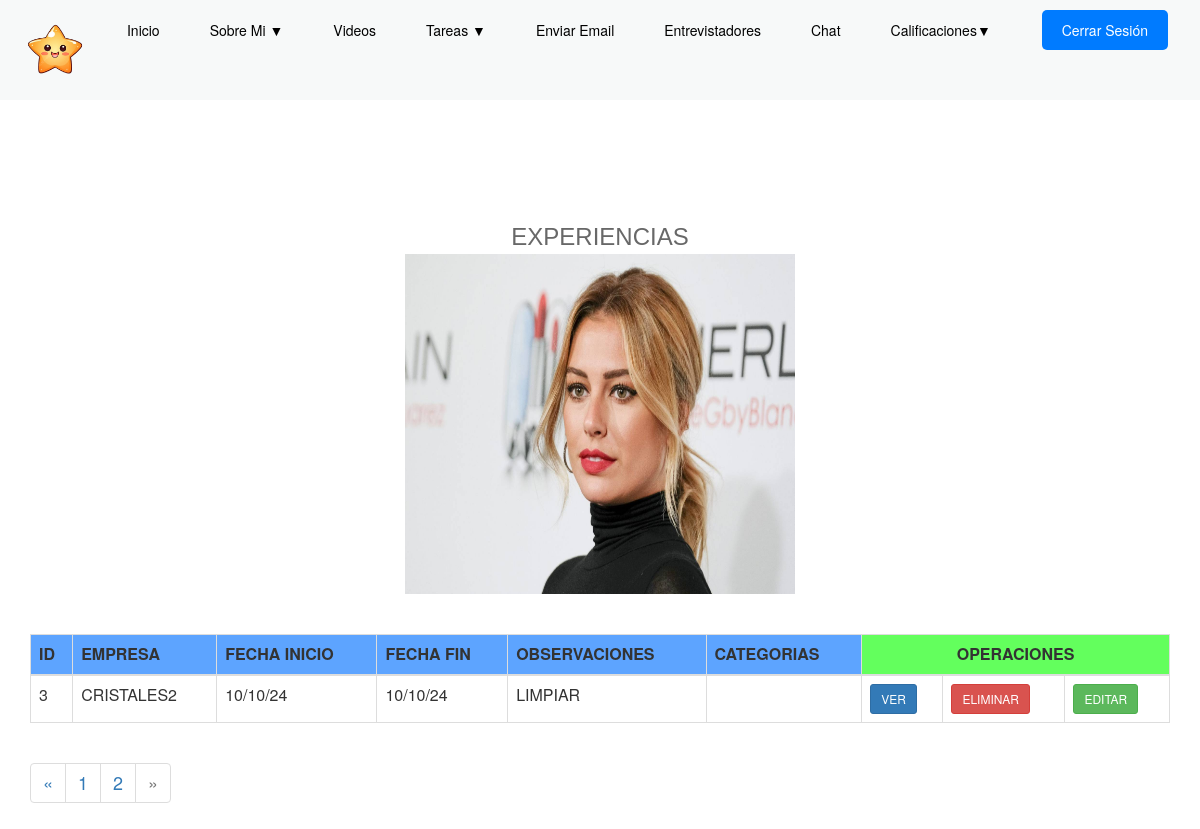
The page /experiencias (signed in) on the database its author committed.
### appportafolio/models.py (models this page shows, shortened)
class Experiencia(models.Model):
    id = models.AutoField(primary_key=True)
    empresa = models.CharField('Empresa',max_length=50,null=True, blank=True)
    fecha_inicio= models.DateField('Fecha de Inicio',null=True, blank=True)
    fecha_fin = models.DateField('Fecha de Finalización', null=True, blank=True)
    observaciones = models.CharField('Funciones', max_length=50, null=True, blank=True)
    categoria = models.ForeignKey(Categoria, related_name='expe_categoria', null=True, blank=True, on_delete=models.PROTECT)
    class Meta:
        verbose_name = 'Experiencia' #puede ser otro nombre
        verbose_name_plural = 'Experiencias'
        ordering = ['empresa'] #admin.py

### appportafolio/views.py (the view)
# urls.py: re_path('experiencias', views.experiencias, name='experiencias'),
def experiencias(request):
    lista_experiencias = Experiencia.objects.all()  # MODELS.PY #QUERYSET
    page = request.GET.get('page')  # --> actuara de boookmark (marcapáginas)
    paginator = Paginator(lista_experiencias, 1)
    if page == None:
        print(" page recibe fuera de get o post NONE=" + str(page))
        page = paginator.num_pages
        request.session["pagina"] = page
    else:
        print(" page recibe esle del none de get o post=" + str(page))
        request.session["pagina"] = page
    if request.method == 'GET':
        pagina = request.session["pagina"]
        print(" page recibe en GET=" + str(pagina))
    if request.method == 'POST':
        pagina = request.session["pagina"]
        print(" page recibe en POST=" + str(pagina))
    if "pagina" in request.session:  # --> preguntamos si existe la variable
        page = request.session["pagina"]
        print(" page recibe de sesion=" + str(page))
    try:
        lista_experiencias = paginator.get_page(page)
    except PageNotAnInteger:
        lista_experiencias = paginator.page(1)
    except EmptyPage:
        lista_experiencias = paginator.page(paginator.num_pages)
    context = {'lista_experiencias': lista_experiencias}
    return render(request, 'experiencias.html', context=context)

### templates/experiencias.html (shortened to what this page needs)
{% extends "base.html" %}
{% load static %}
{% block head %}
<link rel="stylesheet" href="https://maxcdn.bootstrapcdn.com/bootstrap/3.3.5/css/bootstrap.min.css">
 {% endblock %}
 {% block content %}
 <br><br><br><br><br><br>
  <center>
  <font color="#686868" size="5" face="Comic Sans MS,Arial,Verdana">EXPERIENCIAS</font>
   <br>
  <img src="{% static 'images/chica1.jpg'%}" height='340' width='390'>
  <br><br><br>
  </center>
<font size="3">
<table class="table table-bordered">
	<thead>
        <tr>
			<th bgcolor="#5da4ff">ID</th>
			<th bgcolor="#5da4ff">EMPRESA</th>
			<th bgcolor="#5da4ff">FECHA INICIO</th>
            <th bgcolor="#5da4ff">FECHA FIN</th>
            <th bgcolor="#5da4ff">OBSERVACIONES</th>
            <th bgcolor="#5da4ff">CATEGORIAS</th>
			<th colspan="4" style="text-align:center;" bgcolor="#63ff5d">OPERACIONES</th>
        </tr>
		</thead>
		<tbody>
        <tr>
        {% for r in lista_experiencias %}
            <td> {{ r.id }} </td>
            <td> {{ r.empresa|upper|slice:"0:12" }} </td>
            <td> {{ r.fecha_inicio|date:"j/m/y" }} </td>
            <td> {{ r.fecha_fin|date:"j/m/y" }} </td>
            <td> {{ r.observaciones|upper|slice:"0:12"}} </td>
            <td> {{ r.categorias|upper|slice:"0:12"}} </td>
        <form action="" method="post">
			<td><a class='btn btn-primary btn-sm' href="{% url 'ver_experiencia' id=r.id %}">VER</a></td>
			<td><a class='btn btn-danger btn-sm'  href="{% url 'eliminar_experiencia' pk=r.id %}">ELIMINAR</a></td>
			<td><a class='btn btn-success btn-sm' href="{% url 'home' %}">EDITAR</a></td>
            </form>
          </tr>
        {% endfor %}
		 </tbody>
    </table>
</font>
{% if lista_experiencias.has_other_pages %}
<font size="4">
  <ul class="pagination">
    {% if lista_experiencias.has_previous %}
      <li><a href="?page={{ lista_experiencias.previous_page_number }}">&laquo;</a></li>
    {% else %}
      <li class="disabled"><span>&laquo;</span></li>
    {% endif %}
    {% for i in lista_experiencias.paginator.page_range %}
      {% if reservas.number == i %}
        <li class="active"><span>{{ i }} <span class="sr-only">(current)</span></span></li>
      {% else %}
        <li><a href="?page={{ i }}">{{ i }}</a></li>
      {% endif %}
    {% endfor %}
    {% if lista_experiencias.has_next %}
      <li><a href="?page={{ lista_experiencias.next_page_number }}">&raquo;</a></li>
    {% else %}
      <li class="disabled"><span>&raquo;</span></li>
    {% endif %}
  </ul>
</font>
{% endif %}
{% endblock content %}

### static/css/navbar.css (style rules this page uses)
* { margin: 0; padding: 0; box-sizing: border-box; }
ul, ol { list-style: none; padding: 0; }

### rows shown on the page
Experiencia: id "3", empresa "CRISTALES2", fecha_inicio "10/10/24", fecha_fin "10/10/24", observaciones "LIMPIAR"

### other values the page prints
{{ i }} "1" "2"
